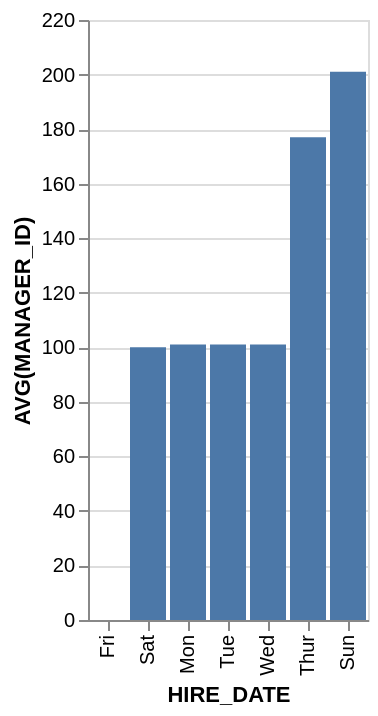

This figure's Vega-Lite source:
### Vega-Lite specification from a JSON file in a GitHub repository (floating-point values rounded to 4 significant figures)
{"data": {"values": [{"x_data": "Fri", "y_data": 0}, {"x_data": "Sat", "y_data": 100}, {"x_data": "Mon", "y_data": 101}, {"x_data": "Tue", "y_data": 101}, {"x_data": "Wed", "y_data": 101}, {"x_data": "Thur", "y_data": 177}, {"x_data": "Sun", "y_data": 201}]}, "mark": "bar", "encoding": {"x": {"field": "x_data", "type": "nominal", "title": "HIRE_DATE", "sort": {"op": "sum", "field": "y_data", "order": "ascending"}}, "y": {"field": "y_data", "type": "quantitative", "title": "AVG(MANAGER_ID)"}}}
